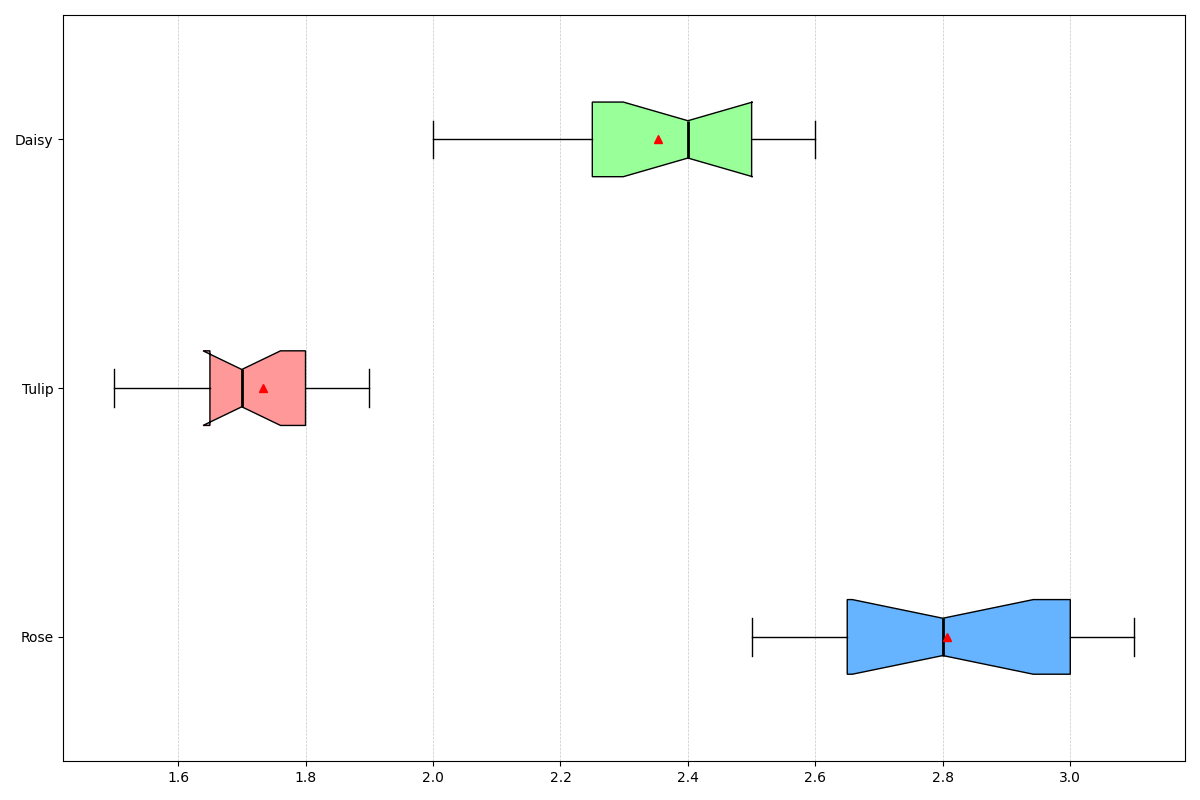

Source code (Python):
import matplotlib.pyplot as plt

species = ['Rose', 'Tulip', 'Daisy']
growth_rates = [
    [2.5, 2.7, 2.8, 3.0, 2.6, 3.1, 2.9, 2.8, 3.0, 2.7, 2.5, 3.0, 2.6, 2.8, 3.1],
    [1.5, 1.6, 1.7, 1.6, 1.8, 1.7, 1.9, 1.8, 1.6, 1.7, 1.8, 1.9, 1.7, 1.8, 1.9],
    [2.0, 2.1, 2.3, 2.2, 2.4, 2.3, 2.2, 2.5, 2.4, 2.3, 2.5, 2.6, 2.4, 2.5, 2.6]
]

fig, ax = plt.subplots(figsize=(12, 8))
box = ax.boxplot(growth_rates, patch_artist=True, notch=True, vert=False, showmeans=True)

shuffled_colors = ['#66b3ff', '#ff9999', '#99ff99']

for patch, color in zip(box['boxes'], shuffled_colors):
    patch.set_facecolor(color)

for median, mean in zip(box['medians'], box['means']):
    median.set_color('black')
    median.set_linewidth(2)
    mean.set_markerfacecolor('red')
    mean.set_markeredgecolor('red')

ax.xaxis.grid(True, linestyle='--', linewidth=0.5, alpha=0.7)
ax.set_yticklabels(species)

plt.tight_layout()
plt.show()
